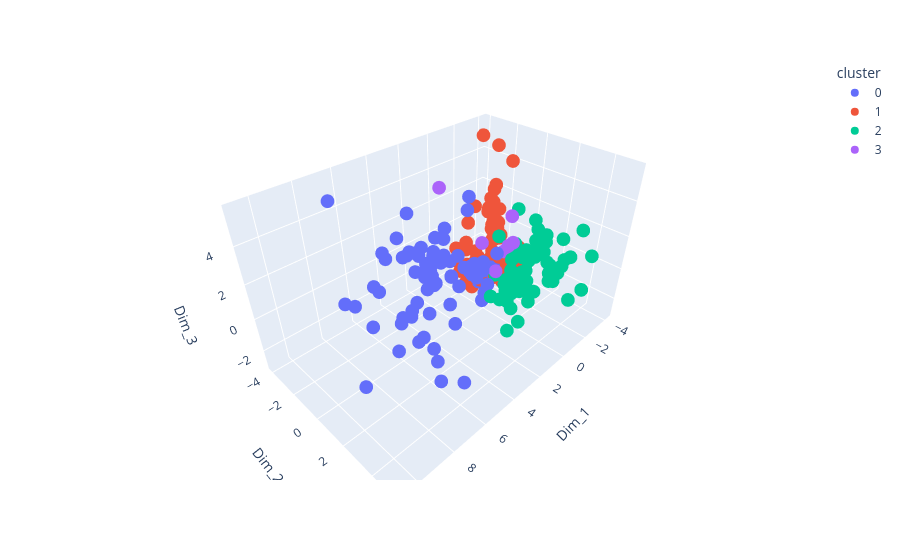

Source (notebook cell):
### Code cell
cluster_labels = hierarchy.cut_tree(hc_avg_cos, height=0.93)
cluster_labels_1d_3 = cluster_labels[:, 0]

plot_df3 = low_dim_df.copy()
plot_df3.columns = [f"Dim_{i+1}" for i in range(plot_df3.shape[1])]
plot_df3["cluster"] = cluster_labels_1d_3.astype(str)

fig = px.scatter_3d(
    plot_df3,
    x="Dim_1",
    y="Dim_2",
    z="Dim_3",
    color="cluster",
    hover_data=plot_df3.columns)

fig.show()

ct = pd.crosstab(cluster_labels_1d_3, labels)
print(ct)
